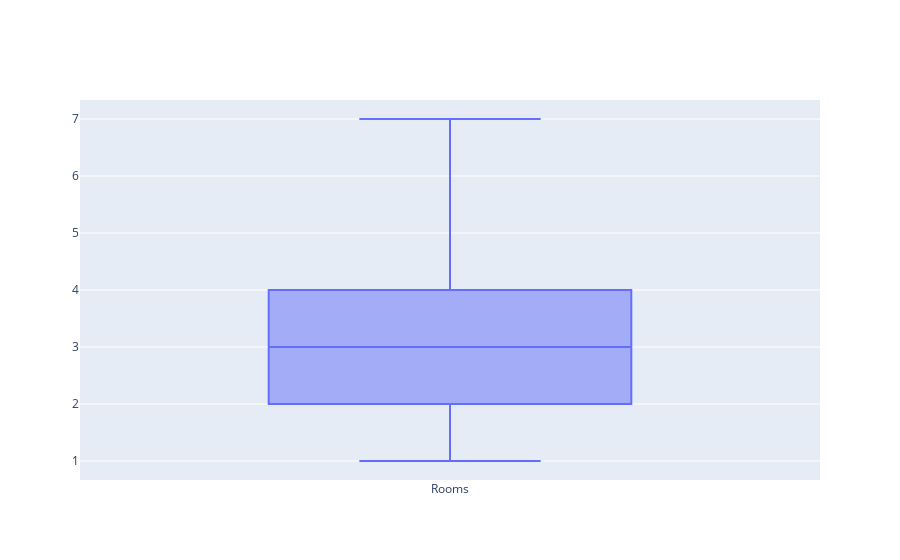
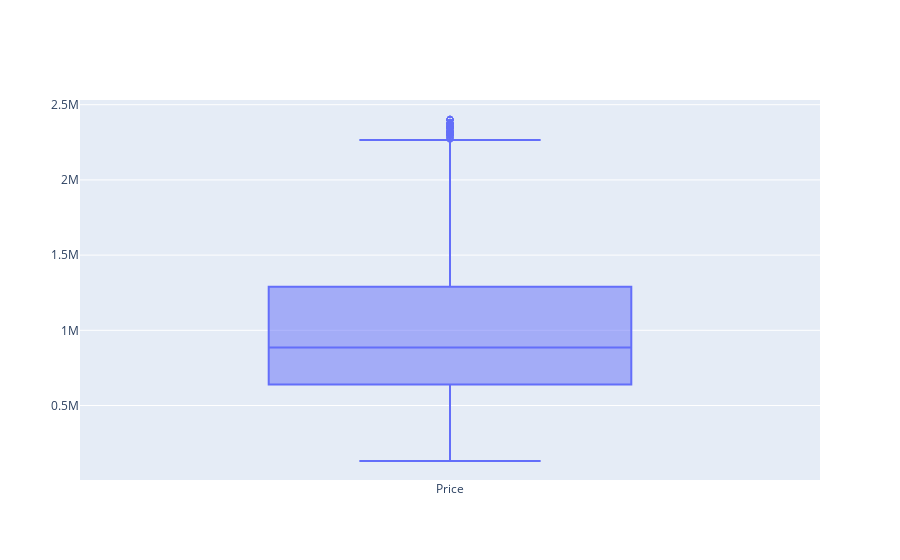
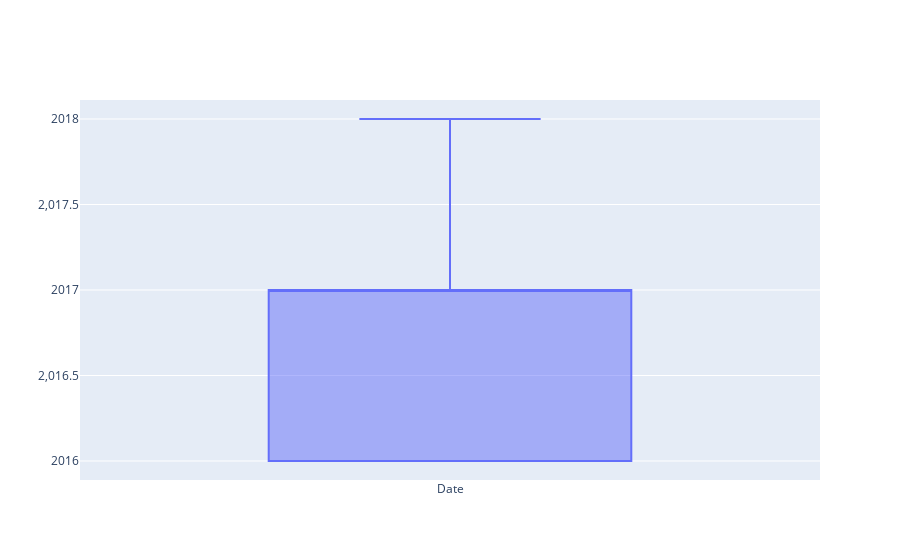

Source (notebook cell) for these figures, in order:
### Code cell
#Check data after remove outliner
for i in num_feature:
    fig = go.Figure()
    fig.add_trace(go.Box(
        y = new_data_outlier[i],
        name = i,
        boxpoints = 'suspectedoutliers',
    ))
    fig.show()

### Figure 1 — Plotly figure (JSON) as saved in the notebook; plotly's stock layout.template omitted (floating-point values rounded to 4 significant figures; data arrays with more than 128 entries replaced by an {"elided": "..."} marker saying what was removed)
{"data": [{"boxpoints": "suspectedoutliers", "name": "Rooms", "type": "box", "y": {"elided": "7889 int values"}}], "layout": {}}

### Figure 2 — Plotly figure (JSON) as saved in the notebook; plotly's stock layout.template omitted (floating-point values rounded to 4 significant figures; data arrays with more than 128 entries replaced by an {"elided": "..."} marker saying what was removed)
{"data": [{"boxpoints": "suspectedoutliers", "name": "Price", "type": "box", "y": {"elided": "7889 int values"}}], "layout": {}}

### Figure 3 — Plotly figure (JSON) as saved in the notebook; plotly's stock layout.template omitted (floating-point values rounded to 4 significant figures; data arrays with more than 128 entries replaced by an {"elided": "..."} marker saying what was removed)
{"data": [{"boxpoints": "suspectedoutliers", "name": "Date", "type": "box", "y": {"elided": "7889 int values"}}], "layout": {}}
